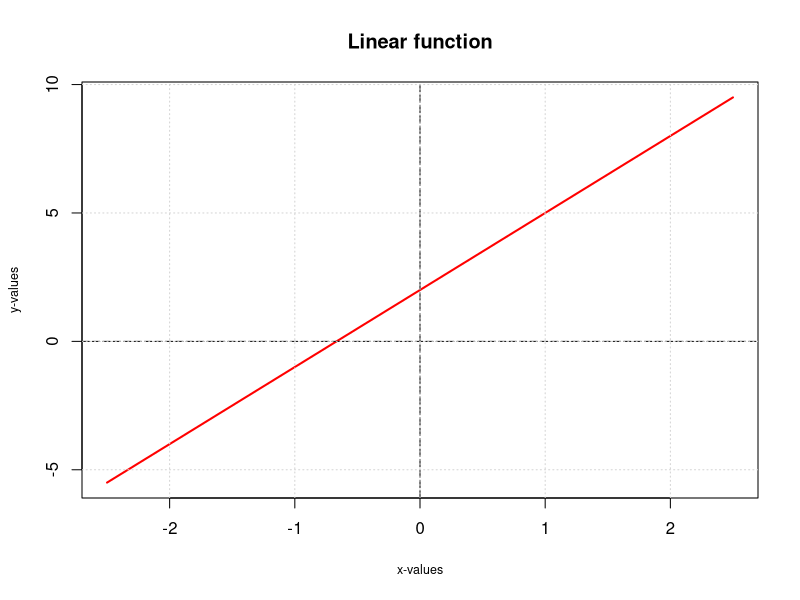
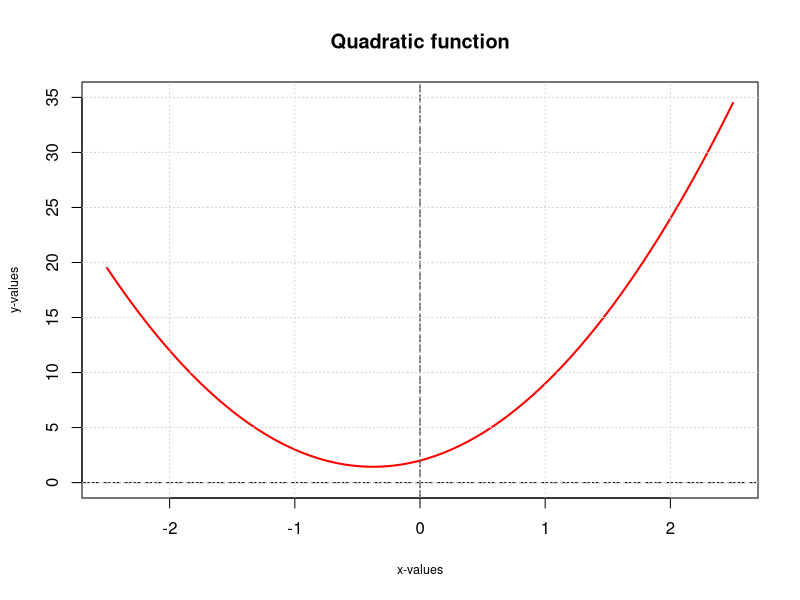

Here is the R script that generated these plots, in order:
#Functions and graphs from chapter 1
#Fig.I.1.1 - linear funcion
f_x <- function(x){
  3 * x + 2
}
curve(f_x, -2.5, 2.5, 
     col = "red", 
     type = "l", 
     lwd = 2, 
     main = "Linear function", 
     xlab = "x-values", ylab = "y-values", cex.lab = 0.75)
abline(h = 0, v = 0, lty = 5, col = "black")
grid()

#Fig.I.1.2 - quadratic funcion
f_x <- function(x){
  4 * x ^ 2 + 3 * x + 2
}
curve(f_x, -2.5, 2.5,
     col = "red", 
     type = "l", 
     lwd = 2, 
     main = "Quadratic function", 
     xlab = "x-values", ylab = "y-values", cex.lab = 0.75,
     ylim = c(0, 35))
abline(h = 0, v = 0, lty = 5, col = "black")
grid()